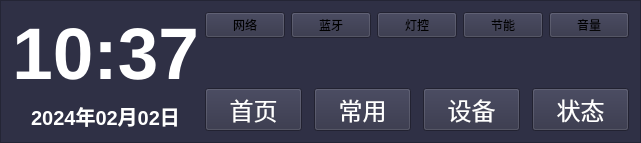
         <widget class="QFrame" name="frame_2">
          <property name="styleSheet">
           <string notr="true">background-color: rgb(47, 48, 69);</string>
          </property>
          <property name="frameShape">
           <enum>QFrame::StyledPanel</enum>
          </property>
          <property name="frameShadow">
           <enum>QFrame::Raised</enum>
          </property>
          <layout class="QHBoxLayout" name="horizontalLayout_2">
           <item>
            <layout class="QGridLayout" name="gridLayout_17">
             <item row="0" column="0">
              <widget class="LargeTitleLabel" name="LargeTitleLabel">
               <property name="font">
                <font>
                 <family>Segoe UI</family>
                 <pointsize>55</pointsize>
                 <bold>true</bold>
                </font>
               </property>
               <property name="styleSheet">
                <string notr="true">color: rgb(255, 255, 255);</string>
               </property>
               <property name="text">
                <string>10:37</string>
               </property>
               <property name="alignment">
                <set>Qt::AlignBottom|Qt::AlignHCenter</set>
               </property>
              </widget>
             </item>
             <item row="1" column="0">
              <widget class="StrongBodyLabel" name="StrongBodyLabel">
               <property name="font">
                <font>
                 <family>Segoe UI</family>
                 <pointsize>15</pointsize>
                 <bold>true</bold>
                </font>
               </property>
               <property name="styleSheet">
                <string notr="true">color: rgb(255, 255, 255);</string>
               </property>
               <property name="text">
                <string>2024年02月02日</string>
               </property>
               <property name="alignment">
                <set>Qt::AlignCenter</set>
               </property>
              </widget>
             </item>
            </layout>
           </item>
           <item>
            <layout class="QGridLayout" name="gridLayout_7">
             <item row="2" column="0" colspan="5">
              <layout class="QHBoxLayout" name="horizontalLayout">
               <property name="spacing">
                <number>12</number>
               </property>
               <item>
                <widget class="QPushButton" name="home_pushButton">
                 <property name="font">
                  <font>
                   <pointsize>18</pointsize>
                  </font>
                 </property>
                 <property name="styleSheet">
                  <string notr="true">color: rgb(255, 255, 255);</string>
                 </property>
                 <property name="text">
                  <string>首页</string>
                 </property>
                </widget>
               </item>
               <item>
                <widget class="QPushButton" name="pushButton_2">
                 <property name="font">
                  <font>
                   <pointsize>18</pointsize>
                  </font>
                 </property>
                 <property name="styleSheet">
                  <string notr="true">color: rgb(255, 255, 255);</string>
                 </property>
                 <property name="text">
                  <string>常用</string>
                 </property>
                </widget>
               </item>
               <item>
                <widget class="QPushButton" name="pushButton_3">
                 <property name="font">
                  <font>
                   <pointsize>18</pointsize>
                  </font>
                 </property>
                 <property name="styleSheet">
                  <string notr="true">color: rgb(255, 255, 255);</string>
                 </property>
                 <property name="text">
                  <string>设备</string>
                 </property>
                </widget>
               </item>
               <item>
                <widget class="QPushButton" name="pushButton_4">
                 <property name="font">
                  <font>
                   <pointsize>18</pointsize>
                  </font>
                 </property>
                 <property name="styleSheet">
                  <string notr="true">color: rgb(255, 255, 255);</string>
                 </property>
                 <property name="text">
                  <string>状态</string>
                 </property>
                </widget>
               </item>
              </layout>
             </item>
             <item row="0" column="3">
              <widget class="PillPushButton" name="PillPushButton_3">
               <property name="text">
                <string>节能</string>
               </property>
              </widget>
             </item>
             <item row="0" column="0">
              <widget class="PillPushButton" name="PillPushButton">
               <property name="text">
                <string>网络</string>
               </property>
               <property name="checked">
                <bool>true</bool>
               </property>
               <property name="default">
                <bool>false</bool>
               </property>
              </widget>
             </item>
             <item row="0" column="4">
              <widget class="PillPushButton" name="PillPushButton_5">
               <property name="text">
                <string>音量</string>
               </property>
              </widget>
             </item>
             <item row="0" column="1">
              <widget class="PillPushButton" name="PillPushButton_2">
               <property name="text">
                <string>蓝牙</string>
               </property>
               <property name="checked">
                <bool>true</bool>
               </property>
              </widget>
             </item>
             <item row="0" column="2">
              <widget class="PillPushButton" name="PillPushButton_4">
               <property name="text">
                <string>灯控</string>
               </property>
              </widget>
             </item>
             <item row="1" column="2">
              <spacer name="verticalSpacer">
               <property name="orientation">
                <enum>Qt::Vertical</enum>
               </property>
               <property name="sizeHint" stdset="0">
                <size>
                 <width>20</width>
                 <height>40</height>
                </size>
               </property>
              </spacer>
             </item>
            </layout>
           </item>
          </layout>
         </widget>
